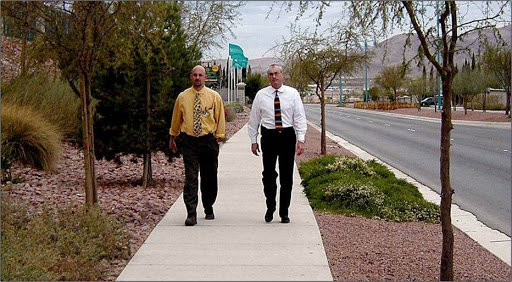
#> input picture data2.jpg, 512 x 282 px
$ python people_counter.py --image data2.jpg
#> lines starting #> are read from the running program, lines starting #| are printed output that depends on the picture; after the words box and inside, x2 and y2 are one past the last pixel; in counts of white or black regions, pixels touching at a corner belong together
from imutils.object_detection import non_max_suppression
import numpy as np
import imutils
import cv2
import requests
import time
import argparse
import time
import base64

'''
Usage:
python peopleCounter.py -i PATH_TO_IMAGE  # Reads and detect people in a single local stored image
python peopleCounter.py -c  # Attempts to detect people using webcam
IMPORTANT: This example is given AS IT IS without any warranty
Made by: Jose Garcia
'''

URL_EDUCATIONAL = "http://things.ubidots.com"
URL_INDUSTRIAL = "http://industrial.api.ubidots.com"
INDUSTRIAL_USER = False  # Set this to False if you are an educational user
TOKEN = "BBFF-8UNstA0xieKZ3dFqUKcfVfjFGD4gXc"  # Put here your Ubidots TOKEN
DEVICE = "detector"  # Device where will be stored the result
VARIABLE = "secondtrail"  # Variable where will be stored the result

# Opencv pre-trained SVM with HOG people features
HOGCV = cv2.HOGDescriptor()
HOGCV.setSVMDetector(cv2.HOGDescriptor_getDefaultPeopleDetector())

def detector(image):
    '''
    @image is a numpy array
    '''

    clone = image.copy()

    (rects, weights) = HOGCV.detectMultiScale(image, winStride=(4, 4),
                                              padding=(8, 8), scale=1.05)

    # draw the original bounding boxes
    for (x, y, w, h) in rects:
        cv2.rectangle(clone, (x, y), (x + w, y + h), (0, 0, 255), 2)

    # Applies non-max supression from imutils package to kick-off overlapped
    # boxes
    rects = np.array([[x, y, x + w, y + h] for (x, y, w, h) in rects])
    result = non_max_suppression(rects, probs=None, overlapThresh=0.65)

    return result


def buildPayload(variable, value, context):
    return {variable: {"value": value, "context": context}}


def sendToUbidots(token, device, variable, value, context={}, industrial=True):
    # Builds the endpoint
    url = URL_INDUSTRIAL if industrial else URL_EDUCATIONAL
    url = "{}/api/v1.6/devices/{}".format(url, device)

    payload = buildPayload(variable, value, context)
    headers = {"X-Auth-Token": token, "Content-Type": "application/json"}

    attempts = 0
    status = 400

    while status >= 400 and attempts <= 5:
        req = requests.post(url=url, headers=headers, json=payload)
        status = req.status_code
        attempts += 1
        time.sleep(1)

    return req


def argsParser():
    ap = argparse.ArgumentParser()
    ap.add_argument("-i", "--image", default=None,
                    help="path to image test file directory")
    ap.add_argument("-c", "--camera", default=False,
                    help="Set as true if you wish to use the camera")
    args = vars(ap.parse_args())

    return args


def localDetect(image_path):
    result = []
    image = cv2.imread(image_path)
    image = imutils.resize(image, width=min(400, image.shape[1]))
    clone = image.copy()
    if len(image) <= 0:
        print("[ERROR] could not read your local image")
        return result
    print("[INFO] Detecting people")
    result = detector(image)

    # shows the result
    for (xA, yA, xB, yB) in result:
        cv2.rectangle(image, (xA, yA), (xB, yB), (0, 255, 0), 2)

    cv2.imshow("result", image)
    cv2.waitKey(0)
    cv2.destroyAllWindows()

    cv2.imwrite("result.png", np.hstack((clone, image)))
    return (result, image)


def cameraDetect(token, device, variable, sample_time=5):

    cap = cv2.VideoCapture(0)
    init = time.time()

    # Allowed sample time for Ubidots is 1 dot/second
    if sample_time < 1:
        sample_time = 1

    while(True):
        # Capture frame-by-frame
        ret, frame = cap.read()
        frame = imutils.resize(frame, width=min(400, frame.shape[1]))
        result = detector(frame.copy())

        # shows the result
        for (xA, yA, xB, yB) in result:
            cv2.rectangle(frame, (xA, yA), (xB, yB), (0, 255, 0), 2)
        cv2.imshow('frame', frame)

        # Sends results
        if time.time() - init >= sample_time:
            print("[INFO] Sending actual frame results")
            # Converts the image to base 64 and adds it to the context
            b64 = convert_to_base64(frame)
            context = {"image": b64}
            sendToUbidots(token, device, variable,
                          len(result), context=context)
            init = time.time()

        if cv2.waitKey(1) & 0xFF == ord('q'):
            break

    # When everything done, release the capture
    cap.release()
    cv2.destroyAllWindows()


def convert_to_base64(image):
    image = imutils.resize(image, width=400)
    img_str = cv2.imencode('.png', image)[1].tostring()
    b64 = base64.b64encode(img_str)

    return b64.decode('utf-8')


def detectPeople(args):
    image_path = args["image"]
    camera = True if str(args["camera"]) == 'true' else False

    # Routine to read local image
    if image_path != None and not camera:
        print("[INFO] Image path provided, attempting to read image")
        (result, image) = localDetect(image_path)
#> in localDetect, image is the input picture: shape (282, 512, 3); mean B, G, R 94.6, 106.3, 117.8
#> in localDetect, `image = imutils.resize(image, width=min(400, image.shape[1]))`:
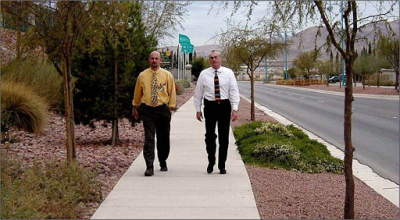
#> image: shape (220, 400, 3); mean B, G, R 94.6, 106.3, 117.8
#> in detector, `(rects, weights) = HOGCV.detectMultiScale(image, winStride=(4, 4), pad..`: rects = [[175, 31, 83, 166], [114, 33, 84, 167]]; weights = [3.73, 3.07]
#> the loop in detector, `for (x, y, w, h) in rects:` made 2 passes
#> after the loop in detector, `for (x, y, w, h) in rects:`:
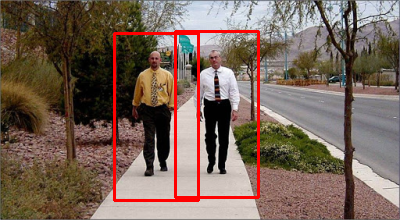
#> clone: shape (220, 400, 3); 3.35% of pixels changed, all inside (x1, y1, x2, y2) = (113, 30, 260, 202)
#> in detector, `rects = np.array([[x, y, x + w, y + h] for (x, y, w, h) in rects])`: rects = [[175, 31, 258, 197], [114, 33, 198, 200]]
#> in detector, `result = non_max_suppression(rects, probs=None, overlapThresh=0.65)`: result = [[114, 33, 198, 200], [175, 31, 258, 197]]
#> the loop in localDetect, `for (xA, yA, xB, yB) in result:` made 2 passes
#> after the loop in localDetect, `for (xA, yA, xB, yB) in result:`:
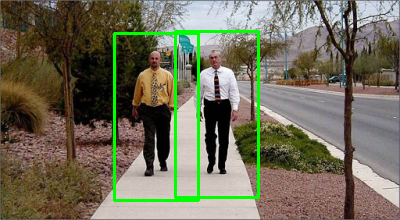
#> image: shape (220, 400, 3); 3.35% of pixels changed, all inside (x1, y1, x2, y2) = (113, 30, 260, 202)
#> in localDetect, `cv2.imwrite("result.png", np.hstack((clone, image)))`:
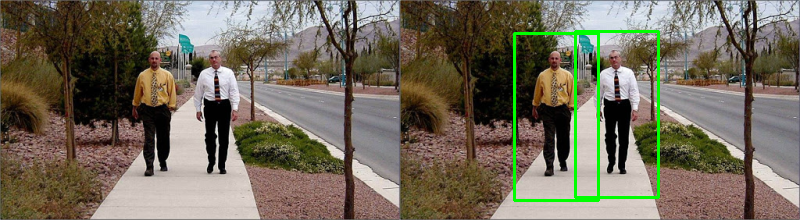
#> saved as result.png: shape (220, 800, 3); mean B, G, R 92.3, 108.2, 115.3
        print("[INFO] sending results")
        # Converts the image to base 64 and adds it to the context
        b64 = convert_to_base64(image)
        context = {"image": b64}

        # Sends the result
        req = sendToUbidots(TOKEN, DEVICE, VARIABLE,
                            len(result))
        if req.status_code >= 400:
            print("[ERROR] Could not send data to Ubidots")
            return req

    # Routine to read images from webcam
    if camera:
        print("[INFO] reading camera images")
        cameraDetect(TOKEN, DEVICE, VARIABLE)


def main():
    args = argsParser()
    detectPeople(args)
#> in sendToUbidots, `payload = buildPayload(variable, value, context)`: payload = 1 item
#> after the loop in sendToUbidots, `while status >= 400 and attempts <= 5:`: attempts = 0
#> (the call stopped at in sendToUbidots, `req = requests.post(url=url, headers=headers, json=payload)`: requests is not available in this run)


if __name__ == '__main__':
    main()
